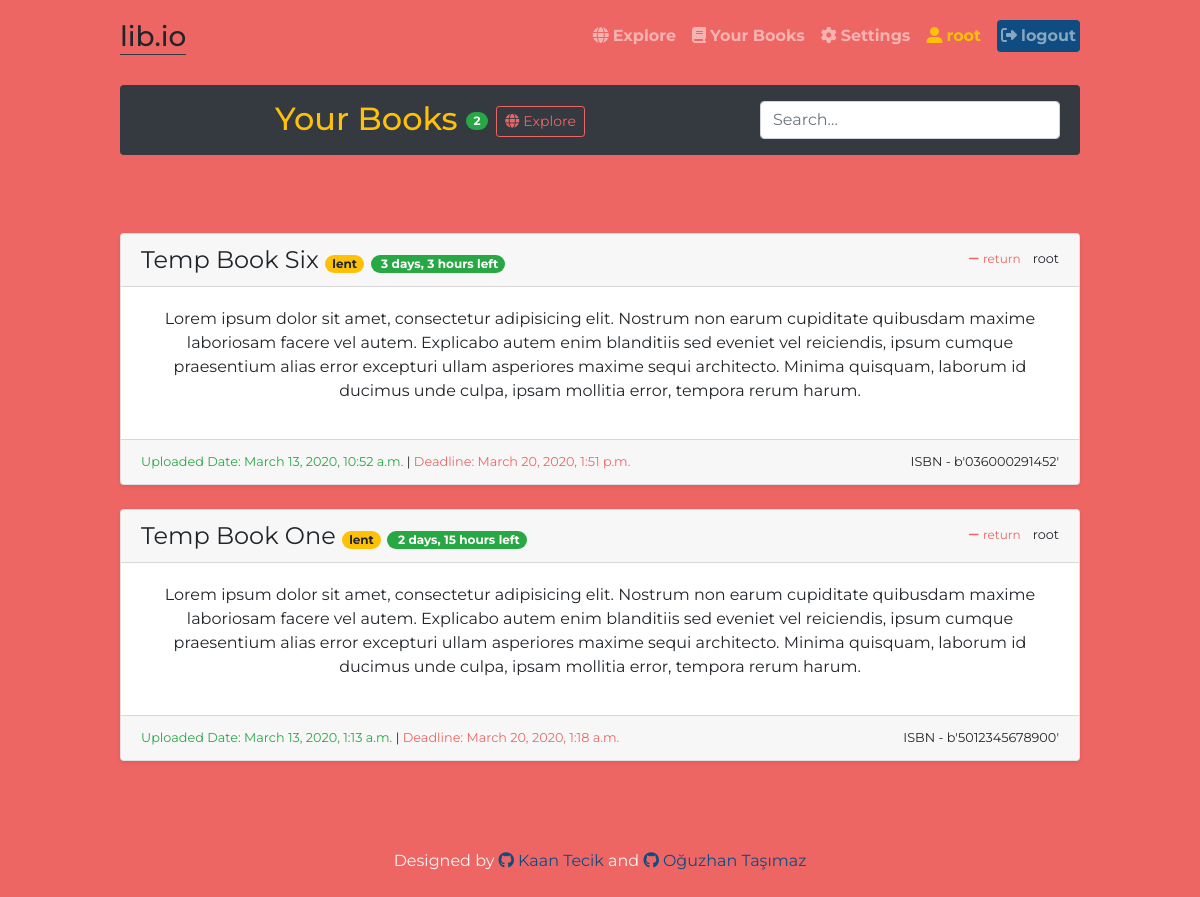
Page /accounts/profile/ (signed in) on the earlier database version.
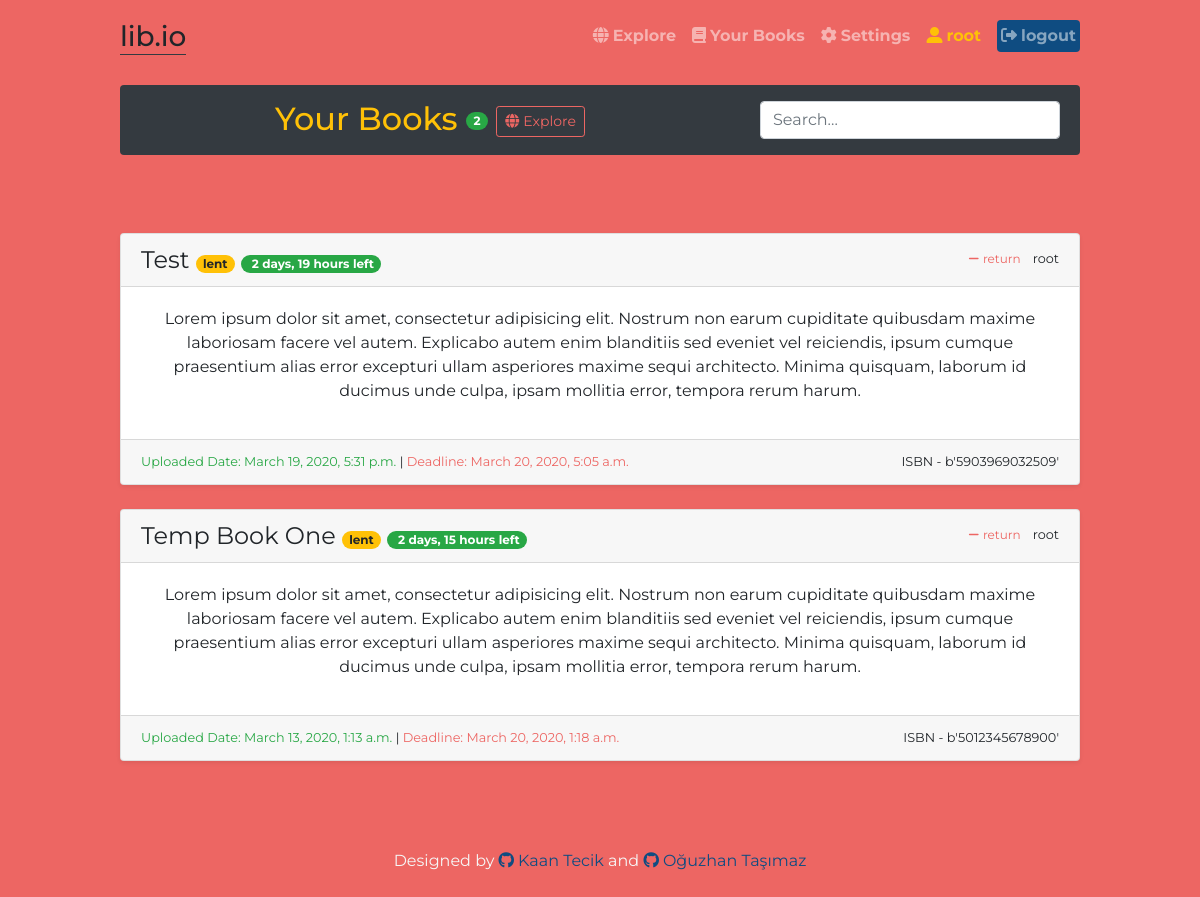
Same page on the later database version.
### books/models.py (models this page shows, shortened)
class Book(models.Model):
    author = models.ForeignKey("auth.user", on_delete=models.CASCADE)
    name = models.CharField(max_length=50)
    current_user = models.CharField(max_length=50, null=True)
    detail = models.CharField(max_length=500, null=True)
    deadline_date = models.DateTimeField(
        default=datetime.now() + timedelta(days=7, hours=3), null=True)
    is_lent = models.BooleanField(default=False)
    upload_date = models.DateTimeField(
        default=datetime.now() + timedelta(hours=3))
    ISBN_Image = models.FileField(
        verbose_name="ISBN_Image",  null=True)
    ISBN_Data = models.CharField(max_length=50, null=True)

### app/views.py (the view)
# urls.py: path('accounts/profile/', profile, name="profile"),
@login_required
def profile(request):
    books = Book.objects.all()
    count = 0
    searched = ''
    query = ""
    tz_Turkey = pytz.timezone('Europe/London')
    current_time = datetime.now(tz_Turkey)
    is_expired = False
    for book in books:
        if book.current_user == request.user.username and book.is_lent:
            count += 1
            if book.upload_date > book.deadline_date:
                is_expired = True
    args = {"books": books, "count": count,
            "searched": searched, "current_time": current_time, "is_expired": is_expired}
    if request.GET:
        query = request.GET['q']
        args['query'] = str(query)
        print(query)
    book_posts = sorted(get_book_queryset(
        query), key=attrgetter('upload_date'), reverse=True)
    args['book_posts'] = book_posts
    return render(request, "profile.html", args)

### app/views.py (called while the page is built)
def get_book_queryset(query=None):
    queryset = []
    queries = query.split(" ")
    for q in queries:
        books = Book.objects.filter(
            Q(name__icontains=q) |
            Q(ISBN_Data__icontains=q)
        ).distinct()
        for book in books:
            queryset.append(book)
    return list(set(queryset))

### templates/profile.html (shortened to what this page needs)
{% extends "layout.html" %}
{% load tz %}
{% get_current_timezone as TIME_ZONE %}
{% block body %}
<div class="menu rounded bg-dark">
    <h2 class="text-warning m-a">Your Books <span class="badge small badge-pill badge-success"
            style="position: relative; bottom :5px;">{{count}}</span> <a href="{% url 'books' %}"
            class="btn btn-outline-danger btn-sm m-a"><i class="fas fa-globe mr-1"></i>Explore</a> </h2>
    <div class="search-bar" style="max-width: 300px; width:100%; margin-left: 20px;">
        <form action="" method="get">
            <input type="text" name="q" id="id_q" placeholder="Search..." class="form-control" value={{query}}>
        </form>
    </div>
</div>
<div class="body">
    {% if book_posts %}
    <div class="card-deck mt-5 mb-3 text-center">
        {% for book in book_posts %}
        {% if  book.current_user == request.user.username and  book.is_lent %}
        <div class="card mb-4 shadow-sm">
            <div class="card-header">
                <h4 class="my-0 font-weight-normal float-left">{{book.name}} {% if book.is_lent %}
                    <span class="badge small badge-pill badge-warning">lent</span>
                    {% if book.upload_date < book.deadline_date %}
                    <span class="badge small badge-pill badge-success"> {{book.deadline_date | timeuntil:current_time }}
                        left</span>
                    {% else %}
                    <span class="badge small badge-pill badge-danger">expired!</span>
                    {% endif %}
                    {% else %}
                    <span class="badge small badge-pill badge-success">free</span>
                    {% endif %}</h4>
                <div class="head-menu float-right">
                    <a href="{% url 'return_book' book.id %}" class="text-danger small mr-2"><i
                            class="fas fa-minus mr-1"></i>return</a>
                    <small> {{book.author}} </small>
                </div>
            </div>
            <div class="card-body">
                <p>{{book.detail}}</p>
            </div>
            <div class="card-footer">
                <small class="float-left "> <span class="text-success">Uploaded Date:
                        {{book.upload_date}}</span> | <span class="text-danger"> Deadline: {{book.deadline_date}}
                    </span>
                </small>
                <small class="float-right">ISBN - {{book.ISBN_Data}} </small>
            </div>
        </div>
        {% endif %}
        {% endfor %}
    </div>
    {% endif %}
</div>
{% endblock  %}

Differences in the rows shown:
no longer on this page (row edited): Book: name "Temp Book Six", deadline_date "3 days, 3 hours", author "root", detail "Lorem ipsum dolor sit amet, consectetur adipisicing elit. Nostrum non earum cupiditate quibusdam maxime laboriosam facere vel autem. Explicabo autem enim blanditiis sed eveniet vel reiciendis, ipsum cumque praesentium alias error excepturi ullam asperiores maxime sequi architecto. Minima quisquam, laborum id ducimus unde culpa, ipsam mollitia error, tempora rerum harum.", upload_date "March 13, 2020, 10:52 a.m.", deadline_date "March 20, 2020, 1:51 p.m.", ISBN_Data "b'036000291452'"
added Book: name "Test", deadline_date "2 days, 19 hours", author "root", detail "Lorem ipsum dolor sit amet, consectetur adipisicing elit. Nostrum non earum cupiditate quibusdam maxime laboriosam facere vel autem. Explicabo autem enim blanditiis sed eveniet vel reiciendis, ipsum cumque praesentium alias error excepturi ullam asperiores maxime sequi architecto. Minima quisquam, laborum id ducimus unde culpa, ipsam mollitia error, tempora rerum harum.", upload_date "March 19, 2020, 5:31 p.m.", deadline_date "March 20, 2020, 5:05 a.m.", ISBN_Data "b'5903969032509'"
